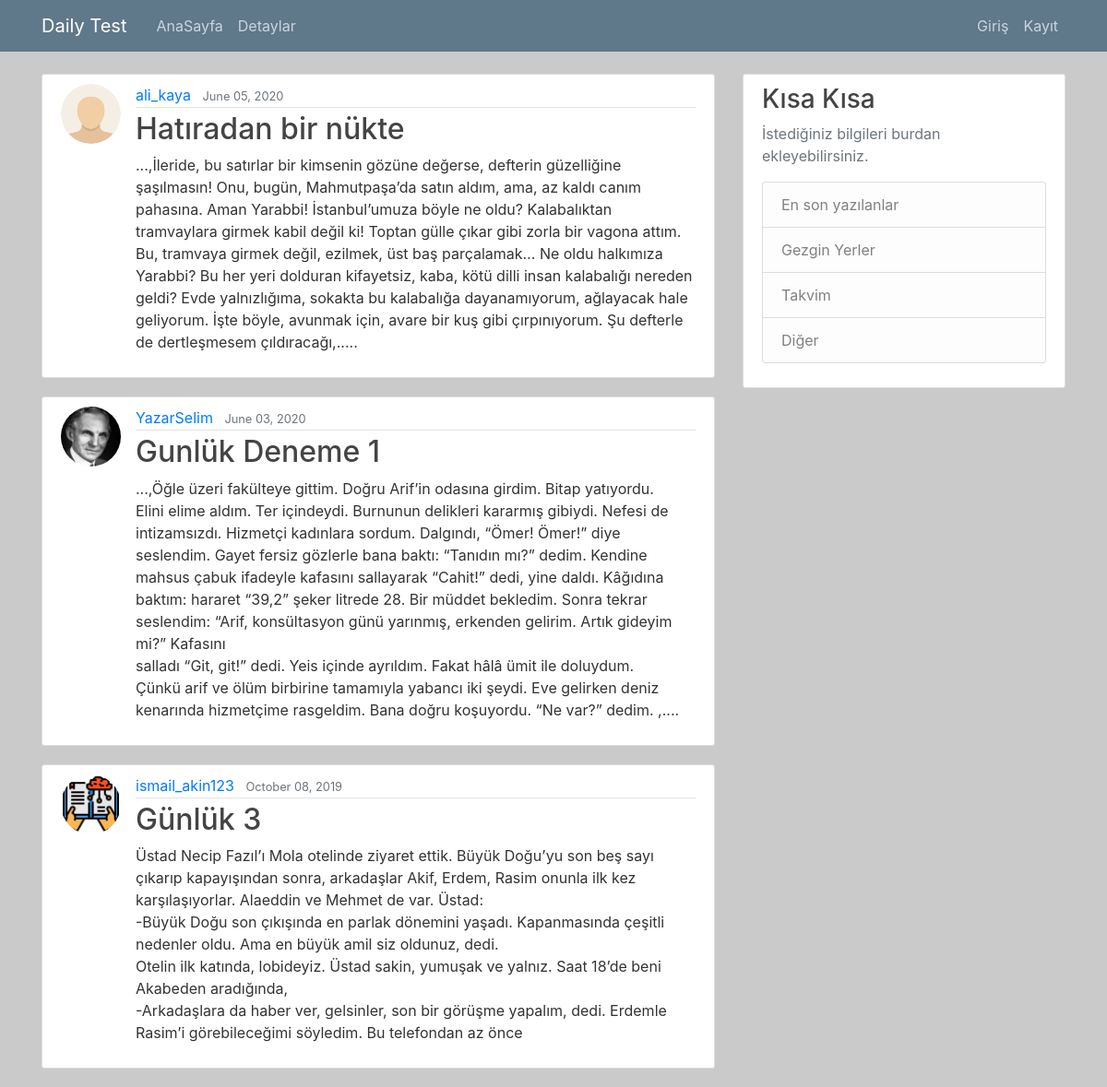
The page / on the database its author committed.
### myapp/models.py (models this page shows, shortened)
class Daily(models.Model):
    title = models.CharField(max_length=100)
    content = models.TextField()
    date_posted = models.DateTimeField(default=timezone.now)
    author = models.ForeignKey(User, on_delete=models.CASCADE)

### users/models.py (models this page shows, shortened)
class Profile(models.Model):
    user = models.OneToOneField(User, on_delete=models.CASCADE)
    image = models.ImageField(default='default.png', upload_to='profile_pics')

### myapp/views.py (the view)
# urls.py: path('', DailyListView.as_view(), name='myapp-home'),
class DailyListView(ListView):
    model = Daily
    template_name = 'myapp/home.html'  #
    context_object_name = 'dailys'
    ordering = ['-date_posted']
    paginate_by = 4

### myapp/templates/myapp/home.html (shortened to what this page needs)
{% extends "myapp/base.html" %}
{% block content %}
    {% for daily in dailys %}
        <article class="media content-section">
             <img class="rounded-circle article-img" src="{{ daily.author.profile.image.url }}">
          <div class="media-body">
            <div class="article-metadata">
              <a class="mr-2" href="{% url 'user-dailys' daily.author.username %}">{{ daily.author }}</a>
              <small class="text-muted">{{ daily.date_posted|date:"F d, Y" }}</small>
            </div>
            <h2><a class="article-title" href="{% url 'daily-detail' daily.id %}">{{ daily.title }}</a></h2>
            <p class="article-content">{{ daily.content }}</p>
          </div>
        </article>
    {% endfor %}
{% endblock content %}

### myapp/templates/myapp/base.html (shortened to what this page needs)
<!DOCTYPE html>
{% load static %}
<html>
<head>
    <link rel="stylesheet" href="https://maxcdn.bootstrapcdn.com/bootstrap/4.0.0/css/bootstrap.min.css">
    <link rel="stylesheet" type="text/css" href="{% static 'myapp/main.css' %}">
</head>
<body>
    <header class="site-header">
      <nav class="navbar navbar-expand-md navbar-dark bg-steel fixed-top">
        <div class="container">
          <a class="navbar-brand mr-4" href="{% url 'myapp-home' %}"> Daily Test</a>
          <div class="collapse navbar-collapse" id="navbarToggle">
            <div class="navbar-nav mr-auto">
              <a class="nav-item nav-link" href="{% url 'myapp-home' %}">AnaSayfa</a>
              <a class="nav-item nav-link" href="{% url 'myapp-about' %}">Detaylar</a>
            </div>
            <div class="navbar-nav">
                {% if user.is_authenticated %}
                    <a class="nav-item nav-link"   href="{% url 'daily-create' %}">Yeni Günlük Yaz</a>
                    <a class="nav-item nav-link"   href="{% url 'profile' %}">Profil</a>
                    <a class="nav-item nav-link"   href="{% url 'logout' %}">Çıkış</a>
                {% else %}
                    <a class="nav-item nav-link" href="{% url 'login' %}">Giriş</a>
                    <a class="nav-item nav-link" href="{% url 'register' %}">Kayıt</a>
                {% endif %}
            </div>
          </div>
        </div>
      </nav>
    </header>
    <main role="main" class="container">
      <div class="row">
        <div class="col-md-8">
          {% block content %}{% endblock %}
        </div>
        <div class="col-md-4">
          <div class="content-section">
            <h3>Kısa Kısa</h3>
            <p class='text-muted'>İstediğiniz bilgileri burdan ekleyebilirsiniz.
              <ul class="list-group">
                <li class="list-group-item list-group-item-light">En son yazılanlar</li>
                <li class="list-group-item list-group-item-light">Gezgin Yerler</li>
                <li class="list-group-item list-group-item-light">Takvim</li>
                <li class="list-group-item list-group-item-light">Diğer</li>
              </ul>
            </p>
          </div>
        </div>
      </div>
    </main>
</body>
</html>

### myapp/static/myapp/main.css (style rules this page uses)
body { background: #cacaca; color: #333333; margin-top: 5rem; }
h1, h2, h3, h4, h5, h6 { color: #444444; }
ul { margin: 0; }
.bg-steel { background-color: #5f788a; }
.site-header .navbar-nav .nav-link { color: #cbd5db; }
.content-section { background: #ffffff; padding: 10px 20px; border: 1px solid #dddddd; border-radius: 3px; margin-bottom: 20px; }
.article-title { color: #444444; }
.article-content { white-space: pre-line; }
.article-img { height: 65px; width: 65px; margin-right: 16px; }
.article-metadata { padding-bottom: 1px; margin-bottom: 4px; border-bottom: 1px solid #e3e3e3 }

### rows shown on the page
Daily: author.profile.image (picture), author "ali_kaya", date_posted "June 05, 2020", title "Hatıradan bir nükte", content "...,İleride, bu satırlar bir kimsenin gözüne değerse, defterin güzelliğine şaşılmasın! Onu, bugün, Mahmutpaşa’da satın aldım, ama, az kaldı canım pahasına. Aman Yarabbi! İstanbul’umuza böyle ne oldu? Kalabalıktan tramvaylara girmek kabil değil ki! Toptan gülle çıkar gibi zorla bir vagona attım. Bu, tramvaya girmek değil, ezilmek, üst baş parçalamak… Ne oldu halkımıza Yarabbi? Bu her yeri dolduran kifayetsiz, kaba, kötü dilli insan kalabalığı nereden geldi? Evde yalnızlığıma, sokakta bu kalabalığa dayanamıyorum, ağlayacak hale geliyorum. İşte böyle, avunmak için, avare bir kuş gibi çırpınıyorum. Şu defterle de dertleşmesem çıldıracağı,....."
Daily: author.profile.image (picture), author "YazarSelim", date_posted "June 03, 2020", title "Gunlük Deneme 1", content "...,Öğle üzeri fakülteye gittim. Doğru Arif’in odasına girdim. Bitap yatıyordu. Elini elime aldım. Ter içindeydi. Burnunun delikleri kararmış gibiydi. Nefesi de intizamsızdı. Hizmetçi kadınlara sordum. Dalgındı, “Ömer! Ömer!” diye seslendim. Gayet fersiz gözlerle bana baktı: “Tanıdın mı?” dedim. Kendine mahsus çabuk ifadeyle kafasını sallayarak “Cahit!” dedi, yine daldı. Kâğıdına baktım: hararet “39,2” şeker litrede 28. Bir müddet bekledim. Sonra tekrar seslendim: “Arif, konsültasyon günü yarınmış, erkenden gelirim. Artık gideyim mi?” Kafasını salladı “Git, git!” dedi. Yeis içinde ayrıldım. Fakat hâlâ ümit ile doluydum. Çünkü arif ve ölüm birbirine tamamıyla yabancı iki şeydi. Eve gelirken…"
Daily: author.profile.image (picture), author "ismail_akin123", date_posted "October 08, 2019", title "Günlük 3", content "Üstad Necip Fazıl’ı Mola otelinde ziyaret ettik. Büyük Doğu’yu son beş sayı çıkarıp kapayışından sonra, arkadaşlar Akif, Erdem, Rasim onunla ilk kez karşılaşıyorlar. Alaeddin ve Mehmet de var. Üstad: -Büyük Doğu son çıkışında en parlak dönemini yaşadı. Kapanmasında çeşitli nedenler oldu. Ama en büyük amil siz oldunuz, dedi. Otelin ilk katında, lobideyiz. Üstad sakin, yumuşak ve yalnız. Saat 18’de beni Akabeden aradığında, -Arkadaşlara da haber ver, gelsinler, son bir görüşme yapalım, dedi. Erdemle Rasim’i görebileceğimi söyledim. Bu telefondan az önce"
